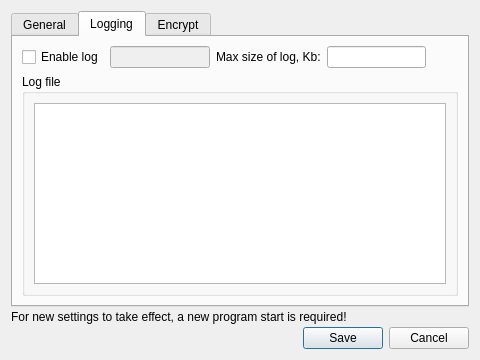
<?xml version="1.0" encoding="UTF-8"?>
<ui version="4.0">
 <class>Dialog</class>
 <widget class="QDialog" name="Dialog">
  <property name="geometry">
   <rect>
    <x>0</x>
    <y>0</y>
    <width>480</width>
    <height>360</height>
   </rect>
  </property>
  <property name="windowTitle">
   <string>Dialog</string>
  </property>
  <layout class="QVBoxLayout" name="verticalLayout_4">
   <property name="spacing">
    <number>3</number>
   </property>
   <item>
    <widget class="QTabWidget" name="tabWidget">
     <property name="currentIndex">
      <number>1</number>
     </property>
     <widget class="QWidget" name="tab_1">
      <attribute name="title">
       <string>General</string>
      </attribute>
      <widget class="QWidget" name="verticalLayoutWidget">
       <property name="geometry">
        <rect>
         <x>-1</x>
         <y>30</y>
         <width>199</width>
         <height>31</height>
        </rect>
       </property>
       <layout class="QVBoxLayout" name="verticalLayout_5">
        <item>
         <layout class="QHBoxLayout" name="horizontalLayout_2">
          <item>
           <widget class="QLabel" name="label_2">
            <property name="text">
             <string>Customize font</string>
            </property>
           </widget>
          </item>
          <item>
           <widget class="QPushButton" name="pushButton">
            <property name="text">
             <string>PushButton</string>
            </property>
           </widget>
          </item>
         </layout>
        </item>
       </layout>
      </widget>
     </widget>
     <widget class="QWidget" name="tab_2">
      <attribute name="title">
       <string>Logging</string>
      </attribute>
      <layout class="QVBoxLayout" name="verticalLayout_2">
       <item>
        <layout class="QVBoxLayout" name="verticalLayout">
         <item>
          <layout class="QHBoxLayout" name="horizontalLayout">
           <item>
            <widget class="QCheckBox" name="enableLog">
             <property name="text">
              <string>Enable log</string>
             </property>
            </widget>
           </item>
           <item>
            <widget class="QLineEdit" name="logFile">
             <property name="enabled">
              <bool>false</bool>
             </property>
             <property name="maximumSize">
              <size>
               <width>125</width>
               <height>16777215</height>
              </size>
             </property>
            </widget>
           </item>
           <item>
            <widget class="QLabel" name="label">
             <property name="text">
              <string>Max size of log, Kb:</string>
             </property>
            </widget>
           </item>
           <item>
            <widget class="QLineEdit" name="maxSizeLog">
             <property name="maximumSize">
              <size>
               <width>125</width>
               <height>16777215</height>
              </size>
             </property>
            </widget>
           </item>
           <item>
            <spacer name="horizontalSpacer">
             <property name="orientation">
              <enum>Qt::Horizontal</enum>
             </property>
             <property name="sizeHint" stdset="0">
              <size>
               <width>40</width>
               <height>20</height>
              </size>
             </property>
            </spacer>
           </item>
          </layout>
         </item>
        </layout>
       </item>
       <item>
        <widget class="QGroupBox" name="logBox">
         <property name="title">
          <string>Log file</string>
         </property>
         <layout class="QVBoxLayout" name="verticalLayout_3">
          <property name="spacing">
           <number>3</number>
          </property>
          <item>
           <widget class="QTextBrowser" name="logBrowser"/>
          </item>
         </layout>
        </widget>
       </item>
      </layout>
     </widget>
     <widget class="QWidget" name="tab_3">
      <attribute name="title">
       <string>Encrypt</string>
      </attribute>
     </widget>
    </widget>
   </item>
   <item>
    <widget class="QLabel" name="warningText">
     <property name="text">
      <string>For new settings to take effect, a new program start is required!</string>
     </property>
    </widget>
   </item>
   <item>
    <widget class="QDialogButtonBox" name="buttonBox">
     <property name="standardButtons">
      <set>QDialogButtonBox::Cancel|QDialogButtonBox::Save</set>
     </property>
    </widget>
   </item>
  </layout>
 </widget>
 <tabstops>
  <tabstop>tabWidget</tabstop>
 </tabstops>
 <resources/>
 <connections/>
</ui>
